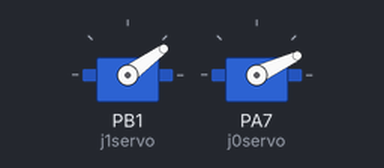
This program was run on a simulated STM32 Blue Pill. Parts: 2 × servo. Random numbers use the default seed unless the program sets one.

Above: at 0.15 s.
At 10.06 s:
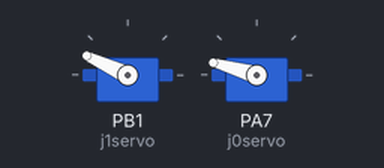
At 19.98 s:
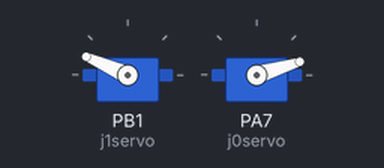
At 39.81 s:
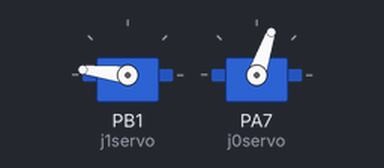
Timing chart, 0 to 40.0 s (numbered marks = the images above):
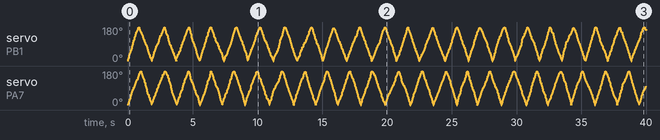

The program:

main.cpp
```cpp
#include <Arduino.h>
#include <Wire.h>

#include <Servo.h>


Servo j0servo;
Servo j1servo;  // create servo object to control a servo
unsigned long prevMillis = 0;
unsigned int interval = 10;

int j0val, j1val;    // variable to read the value from the analog pin
bool j0dir, j1dir;
void setup() {
  j1servo.attach(PB1);
  j0servo.attach(PA7);         // attaches the servo on pin 9 to the servo object
}

void loop() {
  if(millis() - prevMillis >= interval){
    if(j0val >= 180) j0dir = 0;
    if(j0val <= 0 && j0dir == 0) j0dir = 1;
    if(j0dir) j0val +=random(5);
    else j0val -=random(5);

    if(j1val >= 180) j1dir = 0;
    if(j1val <= 0 && j1dir == 0) j1dir = 1;
    if(j1dir) j1val +=random(5);
    else j1val -=random(5);

    prevMillis = millis();

  }
  j0servo.write(j0val);
  j1servo.write(j1val);


}
```
